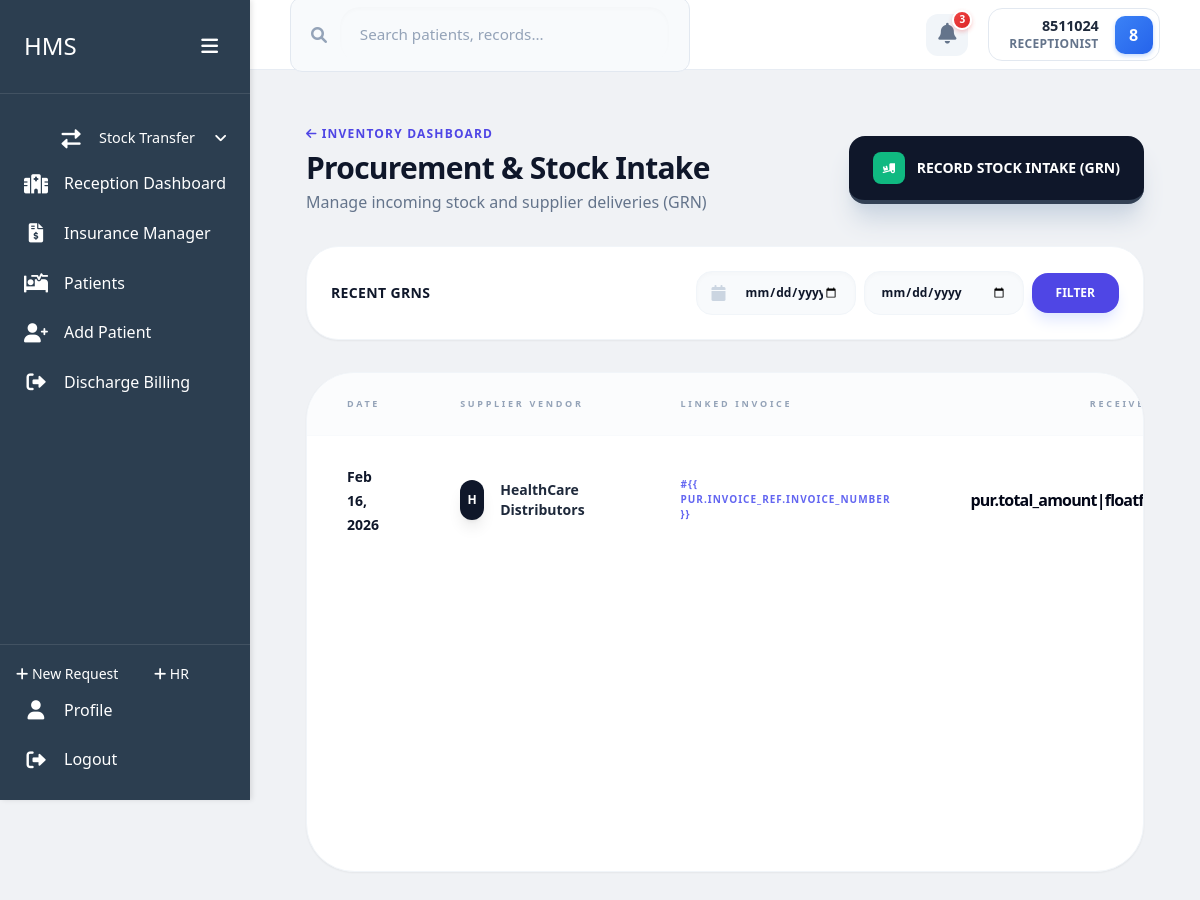
The page /inventory/procurement/ (signed in) on the database its author committed.
### users/models.py (models this page shows, shortened)
class User(AbstractBaseUser, PermissionsMixin):
    roles = [
        ('Admin', 'Admin'),
        ('Receptionist', 'Receptionist'),
        ('Doctor', 'Doctor'),
        ('Nurse', 'Nurse'),
        ('Pharmacist', 'Pharmacist'),
        ('Lab Technician', 'Lab Technician'),
        ('Accountant', 'Accountant'),
        ('Triage Nurse', 'Triage Nurse'),
        ('Radiographer', 'Radiographer'),
        ('Procurement Officer', 'Procurement Officer'),
        ('SHA Manager', 'SHA Manager'),
    ]
    id_number = models.CharField(max_length=20, unique=True)
    first_name = models.CharField(max_length=50, blank=True, null=True)
    last_name = models.CharField(max_length=50, blank=True, null=True)
    phone = models.CharField(max_length=15, blank=True, null=True)
    role = models.CharField(max_length=20, choices=roles)
    is_staff = models.BooleanField(default=False)
    is_active = models.BooleanField(default=True)
    date_joined = models.DateTimeField(default=timezone.now)
    USERNAME_FIELD = 'id_number'
    REQUIRED_FIELDS = []
    objects = CustomUserManager()
    @property
    def username(self):
        return f"{self.first_name} {self.last_name}".strip() if self.first_name or self.last_name else self.id_number
    def get_full_name(self):
        return self.username

### accounts/models.py (models this page shows, shortened)
class InventoryPurchase(models.Model):
    date = models.DateField(default=timezone.now)
    supplier = models.ForeignKey('inventory.Supplier', on_delete=models.CASCADE, related_name='purchases')
    invoice_ref = models.ForeignKey(SupplierInvoice, on_delete=models.SET_NULL, null=True, blank=True, related_name='grns')
    total_amount = models.DecimalField(max_digits=12, decimal_places=2, help_text="Total value of items received")
    notes = models.TextField(blank=True, null=True)
    recorded_by = models.ForeignKey('users.User', on_delete=models.SET_NULL, null=True)
    created_at = models.DateTimeField(auto_now_add=True)
    class Meta:
        verbose_name = "Goods Received Note"
        verbose_name_plural = "Goods Received Notes"
        ordering = ['-date', '-created_at']

### inventory/models.py (models this page shows)
class Supplier(models.Model):
    name = models.CharField(max_length=200)
    contact_person = models.CharField(max_length=200, blank=True, null=True)
    phone = models.CharField(max_length=20, blank=True, null=True)
    email = models.EmailField(blank=True, null=True)
    address = models.TextField(blank=True, null=True)
    def __str__(self):
        return self.name

### inventory/views.py (the view)
# urls.py: path('procurement/', views.procurement_dashboard, name='procurement_dashboard'),
@login_required
def procurement_dashboard(request):
    from datetime import datetime
    from accounts.models import InventoryPurchase, SupplierInvoice
    from_date = request.GET.get('from_date')
    to_date = request.GET.get('to_date')
    purchases = InventoryPurchase.objects.all().select_related('supplier', 'invoice_ref', 'recorded_by').order_by('-date')
    if from_date:
        purchases = purchases.filter(date__gte=from_date)
    if to_date:
        purchases = purchases.filter(date__lte=to_date)
    from .forms import InventoryPurchaseForm
    context = {
        'purchases': purchases,
        'from_date': from_date,
        'to_date': to_date,
        'purchase_form': InventoryPurchaseForm(),
    }
    return render(request, 'inventory/procurement_dashboard.html', context)

### inventory/forms.py
class InventoryPurchaseForm(forms.ModelForm):
    invoice_number = forms.CharField(
        max_length=100,
        required=True,
        widget=forms.TextInput(attrs={'class': 'form-control', 'placeholder': 'e.g. INV-001'}),
        help_text='Supplier invoice number for this delivery',
    )
    class Meta:
        from accounts.models import InventoryPurchase
        model = InventoryPurchase
        fields = ['date', 'supplier', 'total_amount', 'notes']
        widgets = {
            'date': forms.DateInput(attrs={'type': 'date', 'class': 'form-control'}),
            'supplier': forms.Select(attrs={'class': 'form-control'}),
            'total_amount': forms.NumberInput(attrs={'class': 'form-control', 'step': '0.01'}),
            'notes': forms.Textarea(attrs={'class': 'form-control', 'rows': 2}),
        }

### inventory/templates/inventory/procurement_dashboard.html (shortened to what this page needs)
{% extends 'users/dashboard_base.html' %}
{% load static %}
{% block content %}
    <div class="p-6 space-y-8 max-w-[1600px] mx-auto min-h-screen">
        <div class="flex flex-col md:flex-row justify-between items-start md:items-center gap-6 relative z-30">
            <div>
                <div class="flex items-center gap-2 mb-2">
                    <a href="{% url 'inventory:item_list' %}" class="text-indigo-600 font-bold text-xs uppercase tracking-widest hover:underline flex items-center gap-1">
                        <i class="fas fa-arrow-left"></i> Inventory Dashboard
                    </a>
                </div>
                <h1 class="text-3xl font-black text-slate-900 tracking-tight text-left">Procurement & Stock Intake</h1>
                <p class="text-slate-500 font-medium mt-1 text-left">Manage incoming stock and supplier deliveries (GRN)</p>
            </div>
            <div>
                <button data-open-modal="modal-purchase" class="px-6 py-4 bg-slate-900 text-white rounded-2xl font-black text-sm hover:bg-black transition-all flex items-center gap-3 shadow-xl shadow-slate-300 group border-b-4 border-slate-700">
                    <div class="w-8 h-8 bg-emerald-500 rounded-lg flex items-center justify-center group-hover:scale-110 transition-transform shadow-sm">
                        <i class="fas fa-truck-loading text-[10px] text-white"></i>
                    </div>
                    RECORD STOCK INTAKE (GRN)
                </button>
            </div>
        </div>
        <div class="bg-white border border-slate-100 p-6 rounded-[2rem] shadow-sm flex flex-wrap gap-4 items-center justify-between">
            <div class="flex items-center gap-4">
                <h3 class="font-black text-slate-900 text-sm uppercase tracking-wide">Recent GRNs</h3>
            </div>
            <form method="GET" class="flex items-center gap-2">
                <div class="relative group">
                    <i class="fas fa-calendar absolute left-4 top-1/2 -translate-y-1/2 text-slate-300 group-focus-within:text-indigo-500 transition-colors"></i>
                    <input type="date" name="from_date" value="{{ from_date|default:'' }}" class="bg-slate-50 border-slate-100 rounded-2xl pl-12 pr-4 py-3 text-xs font-black focus:ring-4 focus:ring-indigo-100 focus:bg-white w-40 border transition-all" placeholder="From">
                </div>
                <div class="relative group">
                    <input type="date" name="to_date" value="{{ to_date|default:'' }}" class="bg-slate-50 border-slate-100 rounded-2xl px-4 py-3 text-xs font-black focus:ring-4 focus:ring-indigo-100 focus:bg-white w-40 border transition-all" placeholder="To">
                </div>
                <button type="submit" class="px-6 py-3 bg-indigo-600 text-white rounded-2xl font-black text-xs hover:bg-indigo-700 transition-all shadow-lg shadow-indigo-100">FILTER</button>
            </form>
        </div>
        <div class="bg-white border border-slate-100 rounded-[3rem] shadow-sm overflow-hidden min-h-[500px] relative z-20">
            <div class="overflow-x-auto text-left">
                <table class="w-full text-left border-collapse">
                    <thead>
                        <tr class="text-[9px] font-black text-slate-400 uppercase tracking-[0.3em] border-b border-slate-50 bg-slate-50/50">
                            <th class="px-10 py-6">Date</th>
                            <th class="px-10 py-6">Supplier Vendor</th>
                            <th class="px-10 py-6">Linked Invoice</th>
                            <th class="px-10 py-6 text-right">Received Value</th>
                        </tr>
                    </thead>
                    <tbody class="divide-y divide-slate-50">
                        {% for pur in purchases %}
                            <tr class="group hover:bg-slate-50/80 transition-all text-left cursor-pointer" onclick="window.location.href='{% url 'inventory:add_grn_item' grn_id=pur.id %}'">
                                <td class="px-10 py-7">
                                    <span class="text-sm font-black text-slate-900">{{ pur.date|date:"M d, Y" }}</span>
                                </td>
                                <td class="px-10 py-7 text-left">
                                    <div class="flex items-center gap-4">
                                        <div class="w-10 h-10 rounded-2xl bg-slate-900 text-white flex items-center justify-center text-xs font-black shadow-lg">{{ pur.supplier.name|slice:":1"|upper }}</div>
                                        <span class="text-sm font-black text-slate-800 text-left">{{ pur.supplier.name }}</span>
                                    </div>
                                </td>
                                <td class="px-10 py-7 text-left">
                                    <div class="flex flex-col text-left gap-1">
                                        {% if pur.invoice_ref %}
                                            <span class="text-[10px] font-black text-indigo-500 uppercase tracking-widest">#{{
                                            pur.invoice_ref.invoice_number }}</span>
                                        {% else %}
                                            <span class="px-3 py-0.5 bg-slate-100 text-slate-400 text-[8px] font-black rounded-lg border border-slate-200 self-start uppercase tracking-widest">UNLINKED</span>
                                        {% endif %}
                                    </div>
                                </td>
                                <td class="px-10 py-7 text-right">
                                    <span class="text-base font-black text-slate-950 tracking-tighter">KES {{
                                    pur.total_amount|floatformat:2 }}</span>
                                </td>
                            </tr>
                        {% endfor %}
                    </tbody>
                </table>
            </div>
        </div>
    </div>
{% endblock %}

### users/templates/users/dashboard_base.html (shortened to what this page needs)
{% load static %}
<!DOCTYPE html>
<html lang="en">
    <head>
        <link rel="stylesheet" href="{% static 'users/css/dashboard.css' %}">
        <link rel="stylesheet" href="{% static 'users/vendor/fontawesome/css/all.min.css' %}">
        <link rel="stylesheet" href="{% static 'users/css/tailwind.css' %}">
    </head>
    <body>
        <div class="dashboard-container">
            <div class="sidebar" id="sidebar">
                <div class="sidebar-header">
                    <h2>HMS</h2>
                    <button class="toggle-btn" id="sidebarToggle">
                        <i class="fas fa-bars"></i>
                    </button>
                </div>
                <div class="sidebar-menu">
                    <a href="{% url 'inventory:transfer_stock' %}" class="menu-item submenu-item">
                        <i class="fas fa-exchange-alt"></i>
                        <span>Stock Transfer</span>
                    </a>
                    {% if user.role == 'Admin' or user.role == 'Receptionist' %}
                        <a href="{% url 'home:reception_dashboard' %}" class="menu-item {% if request.resolver_match.url_name == 'reception_dashboard' %}active{% endif %}">
                            <i class="fas fa-hospital"></i>
                            <span>Reception Dashboard</span>
                        </a>
                        <a href="{% url 'accounts:insurance_manager' %}" class="menu-item {% if request.resolver_match.url_name == 'insurance_manager' %}active{% endif %}">
                            <i class="fas fa-file-invoice-dollar"></i>
                            <span>Insurance Manager</span>
                        </a>
                        <a href="{% url 'home:patient_list' %}" class="menu-item {% if request.resolver_match.url_name == 'patient_list' %}active{% endif %}">
                            <i class="fas fa-procedures"></i>
                            <span>Patients</span>
                        </a>
                        <a href="{% url 'home:patient_create' %}" class="menu-item {% if request.resolver_match.url_name == 'patient_create' %}active{% endif %}">
                            <i class="fas fa-user-plus"></i>
                            <span>Add Patient</span>
                        </a>
                        <a href="{% url 'accounts:discharge_dashboard' %}" class="menu-item {% if request.resolver_match.url_name == 'discharge_dashboard' %}active{% endif %}">
                            <i class="fas fa-sign-out-alt"></i>
                            <span>Discharge Billing</span>
                        </a>
                    {% endif %}
                </div>
                <div class="sidebar-footer">
                    {% if user.role != 'Doctors' %}
                        <a href="{% url 'inventory:create_request' %}" class="btn-add" style="padding: 0.5rem 1rem; font-size: 0.875rem;">
                            <i class="fas fa-plus"></i> New Request
                        </a>
                        <a href="{% url 'home:health_records' %}" class="btn-add" style="padding: 0.5rem 1rem; font-size: 0.875rem;">
                            <i class="fas fa-plus"></i> HR
                        </a>
                        <a href="{% url 'users:profile' %}" class="menu-item">
                            <i class="fas fa-user"></i>
                            <span>Profile</span>
                        </a>
                        <a href="{% url 'users:logout' %}" class="menu-item">
                            <i class="fas fa-sign-out-alt"></i>
                            <span>Logout</span>
                        </a>
                    {% endif %}
                </div>
            </div>
            <div class="main-content" id="mainContent">
                <header class="top-bar">
                    <div class="search-bar">
                        <i class="fas fa-search"></i>
                        <input type="text" placeholder="Search patients, records...">
                    </div>
                    <div class="user-nav">
                        <div class="notifications">
                            <i class="fas fa-bell"></i>
                            <span class="notification-badge">3</span>
                        </div>
                        <div class="user-profile-nav">
                            <div class="user-details">
                                <span class="user-id">{{ user.get_full_name }}</span>
                                <span class="user-role">{{ user.get_role_display }}</span>
                            </div>
                            <div class="user-avatar-sm">{{ user.get_full_name|slice:":1"|upper }}</div>
                        </div>
                    </div>
                </header>
                <main>
                    {% block content %}{% endblock %}
                </main>
            </div>
        </div>
    </body>
</html>

### inventory/templates/inventory/procurement_dashboard.html (style rules this page uses)
input, select, textarea { width: 100%; padding: 1rem 1.25rem; background: #f8fafc; border: 2px solid #f1f5f9; border-radius: 1.25rem; font-size: 0.875rem; font-weight: 700; color: #0f172a; transition: all 0.2s; box-shadow: inset 0 2px 4px rgba(0, 0, 0, 0.02); }

### rows shown on the page
User: get_full_name "8511024", role "RECEPTIONIST", get_full_name "8"
InventoryPurchase: date "Feb 16, 2026", supplier.name "H", supplier.name "HealthCare Distributors", shows "#{{ PUR.INVOICE_REF.INVOICE_NUMBER }}"
